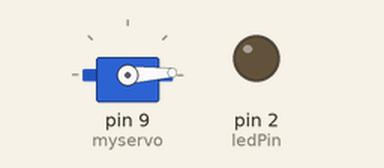
This sketch was run on a simulated Arduino Uno, built with avr-gcc and run on an emulated ATmega328P. On the bench: servo, output pins drawn as LEDs (lit = HIGH).

Above: at 0.05 s.
At 1.1 s:
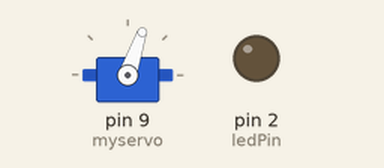
At 2.15 s:
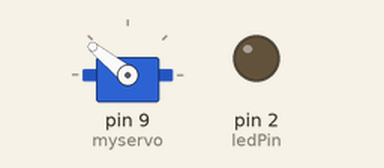
At 4.3 s:
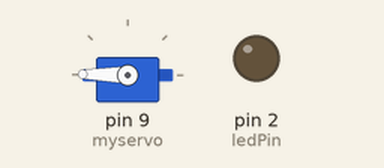
Timing chart, 0 to 5.6 s (numbered marks = the images above):
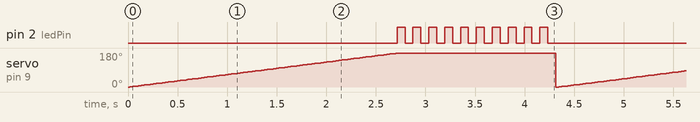

Measured:
- by itself, pin 2 (ledPin): repeats every 4.3 s: 9 × (LOW 0.08 s, HIGH 0.08 s), LOW 2.8 s, HIGH 0.08 s
- by itself, servo on pin 9 (myservo): ramps from 0° to 179° and jumps back, once every 4.3 s

The sketch:

sketch_mar02a_servo_1.ino
```cpp
// Sweep
// by BARRAGAN

#include <Servo.h>  //inclure le code servo
Servo myservo;      // creation de l'objet servo

int pos = 0;        // initialisation de la pos du servo
int pauseDelay = 15;
int ledPin =  2;

void setup()
{
  myservo.attach(9);
  pinMode(ledPin, OUTPUT);
}

void loop()
{
  for(pos = 0; pos < 180; pos += 1)
 {
   myservo.write(pos);
   delay(pauseDelay);
 }

 for(int i = 0; i < 10; i++)
 {
   digitalWrite(ledPin, HIGH);   // set the LED on
   delay(80);                   // wait for a second
   digitalWrite(ledPin, LOW);    // set the LED off
   delay(80);
 }

 for(pos = 180;pos >= 1; pos -= 1);
 {
   myservo.write(pos);
   delay(pauseDelay);
 }

}
```
